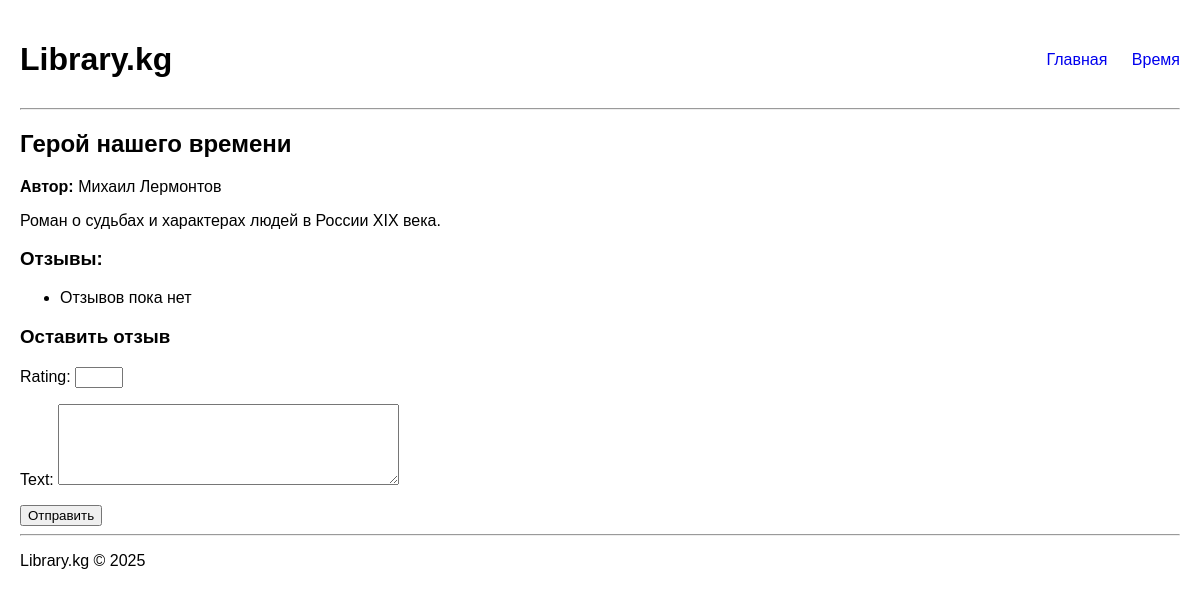
Screenshot of /books/4/ with the database file from the repository.
### books/models.py (models this page shows, shortened)
class Book(models.Model):
    title = models.CharField(max_length=255)
    author = models.CharField(max_length=255)
    description = models.TextField()
    created_at = models.DateTimeField(auto_now_add=True)

### books/views.py (the view)
# urls.py: path('<int:id>/', views.book_detail, name='book_detail'),
def book_detail(request, id):
    book = get_object_or_404(Book, id=id)
    reviews = book.reviews.order_by("-created_at")
    if request.method == "POST":
        form = ReviewForm(request.POST)
        if form.is_valid():
            review = form.save(commit=False)
            review.book = book
            review.full_clean()
            review.save()
            return redirect("book_detail", id=book.id)
    else:
        form = ReviewForm()
    return render(request, "books/book_detail.html", {"book": book, "reviews": reviews, "form": form})

### books/forms.py (shortened to what this page needs)
class ReviewForm(forms.ModelForm):
    class Meta:
        model = Reviews
        fields = ['rating', 'text']
        widgets = {
            'rating': forms.NumberInput(attrs={'min':1, 'max':5}),
            'text': forms.Textarea(attrs={'rows':5})
        }

### templates/books/book_detail.html (shortened to what this page needs)
{% include "header.html" %}
<h2>{{ book.title }}</h2>
<p><strong>Автор:</strong> {{ book.author }}</p>
<p>{{ book.description }}</p>
<h3>Отзывы:</h3>
<ul>
    {% for r in reviews %}
        <li>
            <strong>Оценка:</strong> {{ r.rating }}<br>
            {{ r.text|truncatechars:200 }}
        </li>
    {% empty %}
        <li>Отзывов пока нет</li>
    {% endfor %}
</ul>
<h3>Оставить отзыв</h3>
<form method="post">
    {{ form.as_p }}
    <button type="submit">Отправить</button>
</form>
{% include "footer.html" %}

### static/books/css/style.css (style rules this page uses)
body { font-family: Arial, sans-serif; margin: 20px; }

### rows the page displays
Book: title "Герой нашего времени", author "Михаил Лермонтов", description "Роман о судьбах и характерах людей в России XIX века."
